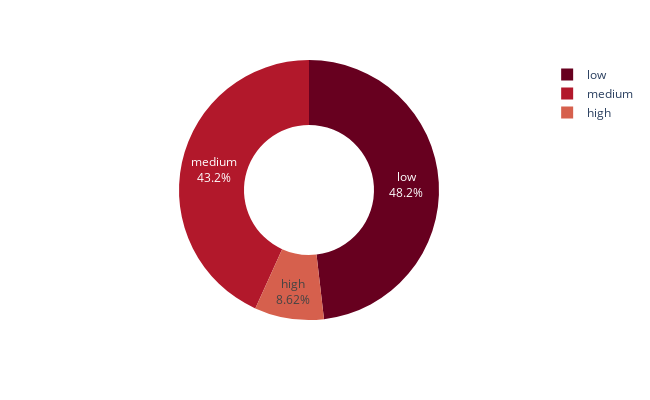

Write notebook code for a chart like this one.
### Code cell
# Product Importance
product_imp = object_columns['Product_importance'].value_counts().reset_index()
product_imp.columns = ['Product_importance', 'value_counts']
fig = px.pie(product_imp, names = 'Product_importance',
             values = 'value_counts',
             color_discrete_sequence = px.colors.sequential.RdBu,
             width = 650, height = 400, hole = 0.5)
fig.update_traces(textinfo = 'percent+label')

### Figure 1 — Plotly figure (JSON) as saved in the notebook; plotly's stock layout.template omitted (floating-point values rounded to 4 significant figures)
{"data": [{"domain": {"x": [0, 1], "y": [0, 1]}, "hole": 0.5, "hovertemplate": "Product_importance=%{label}<br>value_counts=%{value}<extra></extra>", "labels": ["low", "medium", "high"], "legendgroup": "", "name": "", "showlegend": true, "textinfo": "percent+label", "type": "pie", "values": [5297, 4754, 948]}], "layout": {"height": 400, "legend": {"tracegroupgap": 0}, "margin": {"t": 60}, "piecolorway": ["rgb(103,0,31)", "rgb(178,24,43)", "rgb(214,96,77)", "rgb(244,165,130)", "rgb(253,219,199)", "rgb(247,247,247)", "rgb(209,229,240)", "rgb(146,197,222)", "rgb(67,147,195)", "rgb(33,102,172)", "rgb(5,48,97)"], "width": 650}}
